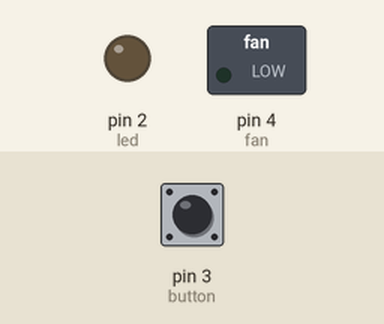
Bench run of a sketch on a simulated Arduino Uno, built with avr-gcc and run on an emulated ATmega328P. On the bench: switched loads named in the sketch (green lamp = pin HIGH), output pins drawn as LEDs (lit = HIGH). The inputs (shaded band) are chosen by the test bench; at power-on: pin 3 (button) LOW.

Above: at 1.2 s.
1.3 s: pin 3 (button) pulled HIGH for 0.15 s
At 1.37 s:
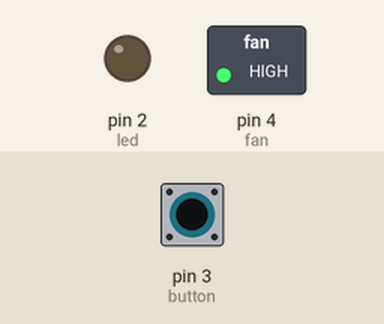
2.9 s: pin 3 (button) pulled HIGH for 3.2 s
At 7.4 s:
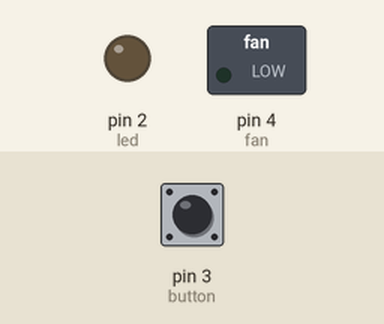
Timing chart, 0 to 8.9 s (numbered marks = the images above; inputs shaded):
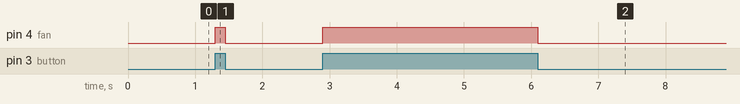

Measured:
- after the input at 1.3 s, pin 4 (fan): LOW → HIGH at once, → LOW 0.15 s later
- after the input at 2.9 s, pin 4 (fan): LOW → HIGH at once, → LOW 3.2 s later

The sketch:

_3a.ino
```cpp
int led = 2;
int button = 3;
int ldr = 0;
int ntc = 1;

// The fan's external switch (a MOSFET) is connected to pin D4.
// give this pin a name:
int fan = 4;

// The setup routine runs once when you press reset or after power-up:
void setup() {
  pinMode(led, OUTPUT);
  pinMode(button, INPUT);
  //TODO: initialize fan pin
  pinMode(fan, OUTPUT);
}

// The loop routine runs over and over again forever:
void loop() {
  //TODO: turn on the fan if the button is pressed
  if(digitalRead(button) == HIGH){
    digitalWrite(fan, HIGH);
  }
  else{
    digitalWrite(fan, LOW);
  }
}

/*
References, hints:
https://www.arduino.cc/en/reference/else
https://www.arduino.cc/en/Reference/pinMode
https://www.arduino.cc/en/Reference/digitalRead
https://www.arduino.cc/en/Reference/digitalWrite

Advanced info:
https://oscarliang.com/how-to-use-mosfet-beginner-tutorial/
http://www.infineon.com/dgdl/irl520npbf.pdf?fileId=5546d462533600a40153565f9b62255b
*/
```
